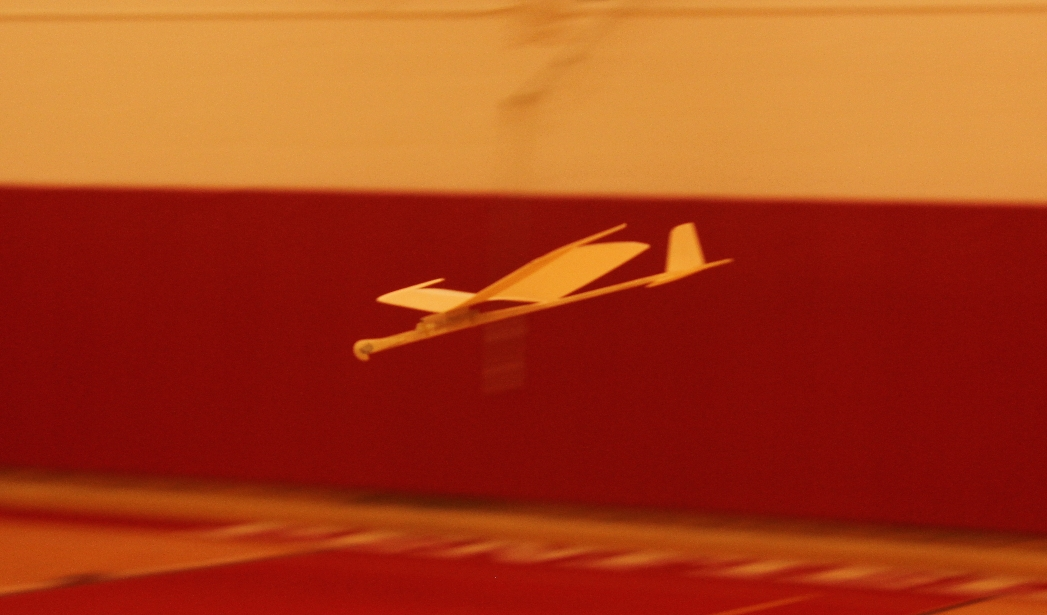
%> input picture CS_631_Airplane_img1535.JPG, 1047 x 615 px
$ octave --eval "maximal_edges('CS_631_Airplane_img1535.JPG');"   (GNU Octave 9; MATLAB toolbox functions it lacks are replaced by stand-ins)
%> lines starting %> are read from the running program, lines starting %| are printed output that depends on the picture
function maximal_edges( input_image )
%> called with input_image = 'CS_631_Airplane_img1535.JPG'
%This implements the part of the Canny edge detection that only finds the maximum edge in each direction.
input_image=imread(input_image);
%> input_image is the input picture: size 615x1047x3 uint8; mean R, G, B 168.2, 63, 25.9
%Filter the image using a Gaussian filter to remove small edges:
fltr = fspecial('Gauss', 43, 3 ); % Play with the values here to remove the unimportant edges.
im2 = imfilter( input_image, fltr, 'same', 'repl' ); % Takes a second or two…
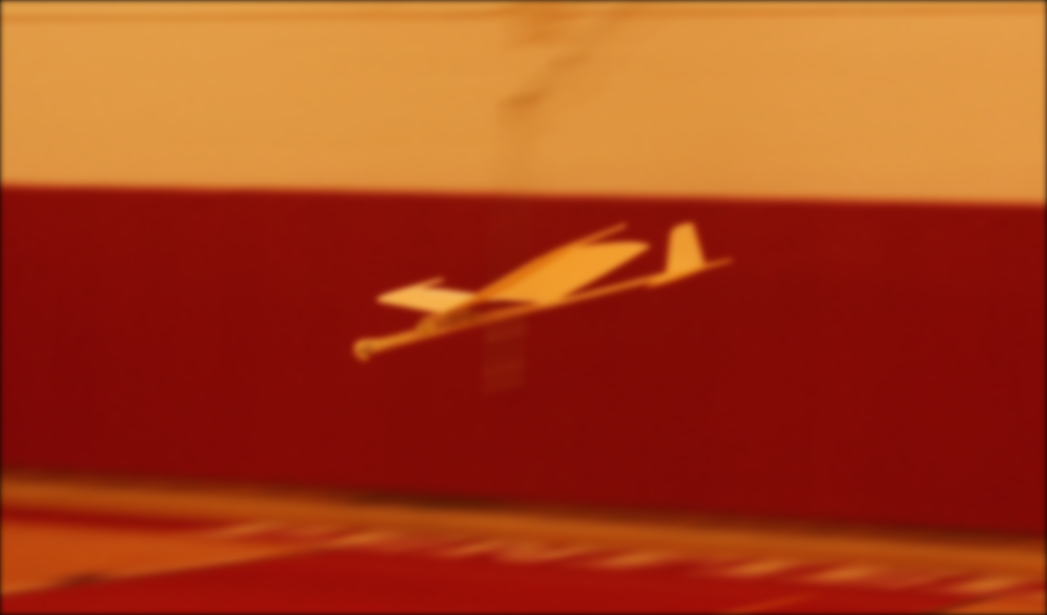
%> im2: size 615x1047x3 uint8; mean R, G, B 167.1, 62.6, 25.7
%b. For each pixel in im2, use a Sobel filter as specified in the lecture,
%to estimate the df/dx and df/dy of the gradient at each
%pixel, in each plane of the image. (For all colors given.) Use imfilter. Do not use edge( ).
im2_dif_x=Sobel(im2,'X');
%> in Sobel, `imgEdge=imfilter(img,sobel/8,'same');`:
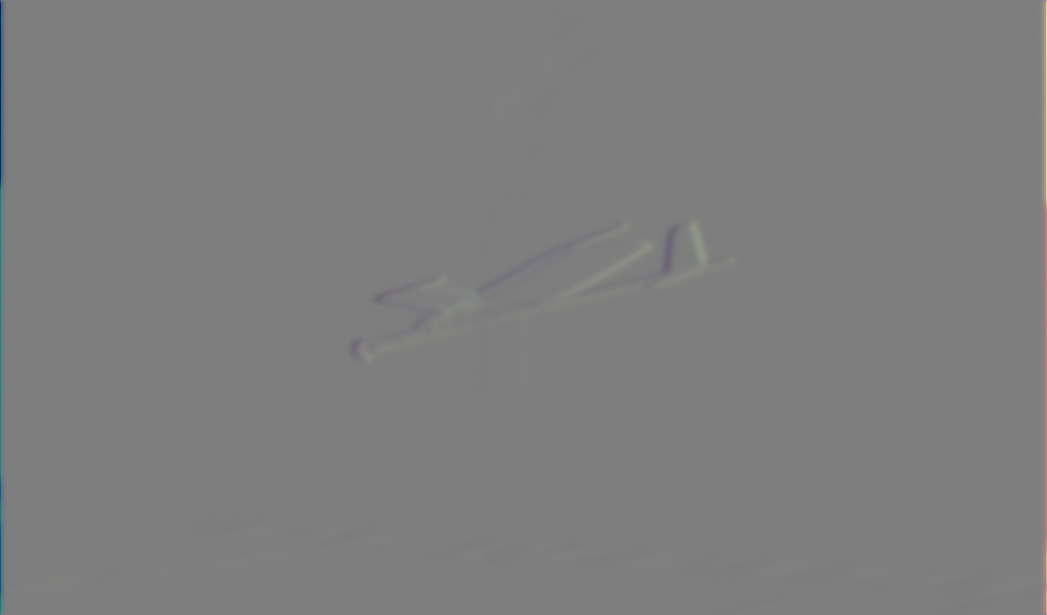
%> imgEdge: size 615x1047x3 double; mean R, G, B -9.72e-07, -9.3e-07, -1.94e-06; drawn with min black and max white
im2_dif_y=Sobel(im2,'Y');
%> call 2 of Sobel, with direction = 'Y'
%> in Sobel (call 2), `imgEdge=imfilter(img,sobel/8,'same');`:
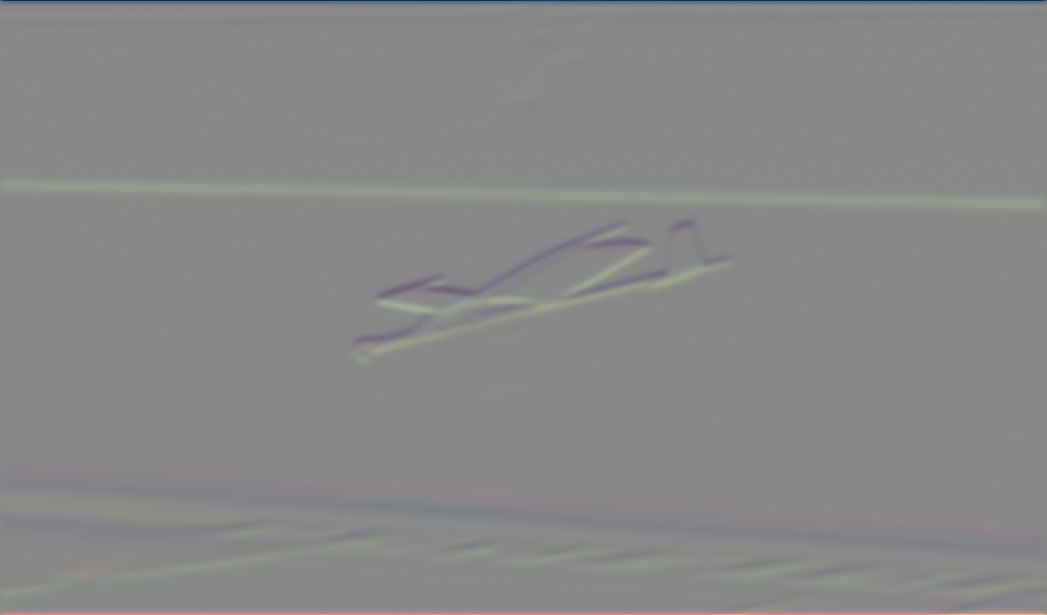
%> imgEdge: size 615x1047x3 double; mean R, G, B 0.000106, 0.000234, 0.000108; drawn with min black and max white

%c. Compute the edge magnitude at each pixel.
edge_magnitude=(im2_dif_x.^2+im2_dif_y.^2).^(1/2);
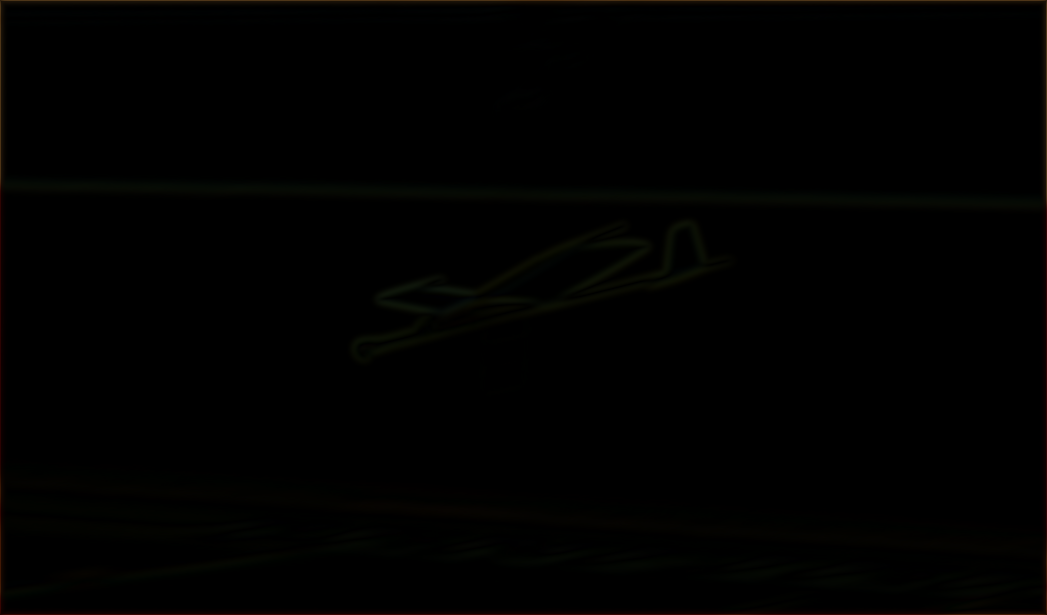
%> edge_magnitude: size 615x1047x3 double; mean R, G, B 0.00532, 0.00442, 0.00189
%d. Compute the edge direction at each pixel (the angle).
%> the run ends on the next line
edge_angle=atan2(im2_dif_x./im2_dif_y).*(180/pi);
% [18 lines not run here, left out]
function imgEdge=Sobel(img , direction)
    img=im2double(img);
    sobel=[1,1,1;1,1,1;1,1,1]
    if direction =='Y'
    sobel= [1 2 1;
             0 0 0;
            -1 -2 -1];
    end
    if direction=='X'
    sobel= [1 0 -1;
             2 0 -2;
             1 0 -1];
    end
    imgEdge=imfilter(img,sobel/8,'same');
end
